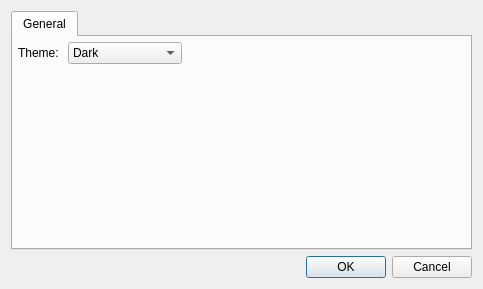
<?xml version="1.0" encoding="UTF-8"?>
<ui version="4.0">
 <class>settings_dialog</class>
 <widget class="QDialog" name="settings_dialog">
  <property name="geometry">
   <rect>
    <x>0</x>
    <y>0</y>
    <width>483</width>
    <height>289</height>
   </rect>
  </property>
  <property name="sizePolicy">
   <sizepolicy hsizetype="Minimum" vsizetype="Minimum">
    <horstretch>0</horstretch>
    <verstretch>0</verstretch>
   </sizepolicy>
  </property>
  <property name="windowTitle">
   <string>Dialog</string>
  </property>
  <layout class="QGridLayout" name="gridLayout_2">
   <item row="1" column="0">
    <widget class="QDialogButtonBox" name="buttonBox">
     <property name="orientation">
      <enum>Qt::Horizontal</enum>
     </property>
     <property name="standardButtons">
      <set>QDialogButtonBox::Cancel|QDialogButtonBox::Ok</set>
     </property>
    </widget>
   </item>
   <item row="0" column="0">
    <widget class="QTabWidget" name="tabWidget">
     <property name="currentIndex">
      <number>0</number>
     </property>
     <widget class="QWidget" name="generalTab">
      <attribute name="title">
       <string>General</string>
      </attribute>
      <widget class="QWidget" name="gridLayoutWidget">
       <property name="geometry">
        <rect>
         <x>-1</x>
         <y>-1</y>
         <width>461</width>
         <height>221</height>
        </rect>
       </property>
       <layout class="QFormLayout" name="formLayout">
        <property name="leftMargin">
         <number>6</number>
        </property>
        <property name="topMargin">
         <number>6</number>
        </property>
        <property name="rightMargin">
         <number>6</number>
        </property>
        <property name="bottomMargin">
         <number>6</number>
        </property>
        <item row="0" column="0">
         <layout class="QHBoxLayout" name="themeHLayout">
          <item>
           <widget class="QLabel" name="themeLabel">
            <property name="text">
             <string>Theme: </string>
            </property>
            <property name="alignment">
             <set>Qt::AlignRight|Qt::AlignTrailing|Qt::AlignVCenter</set>
            </property>
           </widget>
          </item>
          <item>
           <widget class="QComboBox" name="themeComboBox">
            <item>
             <property name="text">
              <string>Dark</string>
             </property>
            </item>
            <item>
             <property name="text">
              <string>Atom One Dark</string>
             </property>
            </item>
            <item>
             <property name="text">
              <string>Light</string>
             </property>
            </item>
           </widget>
          </item>
         </layout>
        </item>
       </layout>
      </widget>
     </widget>
    </widget>
   </item>
  </layout>
 </widget>
 <resources>
  <include location="../../tactile.qrc"/>
 </resources>
 <connections>
  <connection>
   <sender>buttonBox</sender>
   <signal>accepted()</signal>
   <receiver>settings_dialog</receiver>
   <slot>accept()</slot>
   <hints>
    <hint type="sourcelabel">
     <x>248</x>
     <y>254</y>
    </hint>
    <hint type="destinationlabel">
     <x>157</x>
     <y>274</y>
    </hint>
   </hints>
  </connection>
  <connection>
   <sender>buttonBox</sender>
   <signal>rejected()</signal>
   <receiver>settings_dialog</receiver>
   <slot>reject()</slot>
   <hints>
    <hint type="sourcelabel">
     <x>316</x>
     <y>260</y>
    </hint>
    <hint type="destinationlabel">
     <x>286</x>
     <y>274</y>
    </hint>
   </hints>
  </connection>
 </connections>
</ui>
